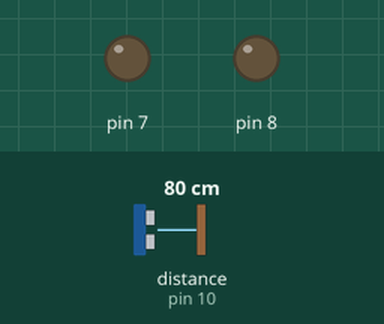
Recording of a sketch running on a simulated Arduino Uno, built with avr-gcc and run on an emulated ATmega328P. Parts: output pins drawn as LEDs (lit = HIGH). Wiring (inferred from the names in the program): ultrasonic range finder: trigger pin 9; echo pin 10. The inputs (shaded band) are chosen by the test bench; at power-on: distance to the obstacle (sensor on pin 10) 80 cm. The echo pulse lasts 58.3 µs per cm; pins used as bus, display or sensor lines are not drawn; what the sketch prints to the serial monitor is not drawn.

Above: at 1.2 s.
1.3 s: distance to the obstacle (sensor on pin 10) set to 17 cm
2.8 s: distance to the obstacle (sensor on pin 10) set to 14 cm
At 3.2 s:
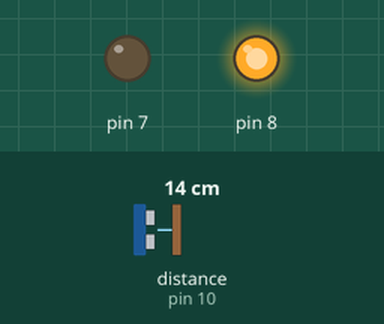
4.3 s: distance to the obstacle (sensor on pin 10) set to 12 cm
5.8 s: distance to the obstacle (sensor on pin 10) set to 9 cm
At 6.7 s:
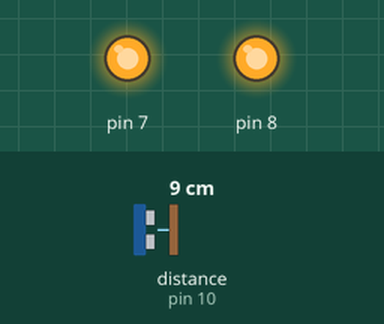
7.3 s: distance to the obstacle (sensor on pin 10) set to 18 cm
At 7.9 s:
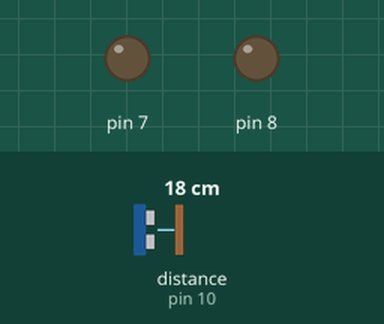
8.8 s: distance to the obstacle (sensor on pin 10) set to 2 cm
At 10.2 s:
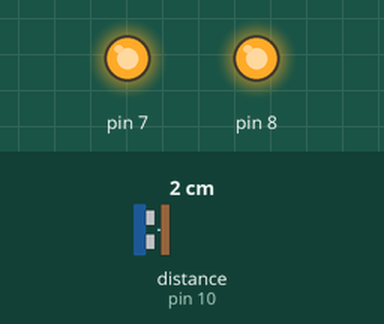
Timing chart, 0 to 11.3 s (numbered marks = the images above; inputs shaded):
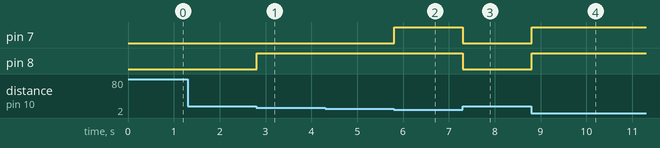

The sketch:

disatce_et_deux_lampes.ino
```cpp
const int trigPin = 9;
const int echoPin = 10;
long duration;
int distance;
void setup() {
  // put your setup code here, to run once:
  pinMode(trigPin, OUTPUT);
  pinMode(echoPin, INPUT);
  pinMode(7, OUTPUT);
  pinMode(8, OUTPUT);
  Serial.begin(9600);
}

void loop() {
  digitalWrite(trigPin, LOW);
  delayMicroseconds(2);
  digitalWrite(trigPin, HIGH);
  delayMicroseconds(10);
  digitalWrite(trigPin, LOW);
  duration = pulseIn(echoPin, HIGH);
  distance = duration * 0.034 / 2;

  Serial.println(distance);
  if (distance < 10) {
    digitalWrite(7, HIGH);
    digitalWrite(8, HIGH);
  }
  if (distance < 15)
    digitalWrite(8, HIGH);

  else {
    digitalWrite(7, LOW);
    digitalWrite(8, LOW);
  }
  // put your main code here, to run repeatedly:
}
```

Measured:
- the behaviour switches between 16 and 15 cm on distance to the obstacle (sensor on pin 10) (found by bisection; images 0 and 1)
- the behaviour switches between 11 and 10 cm on distance to the obstacle (sensor on pin 10) (found by bisection; images 1 and 2)
- after the input at 2.8 s, pin 8: LOW → HIGH at once
- after the input at 5.8 s, pin 7: LOW → HIGH at once
- after the input at 7.3 s, pin 7, pin 8: HIGH → LOW at once
- after the input at 8.8 s, pin 7, pin 8: LOW → HIGH at once
